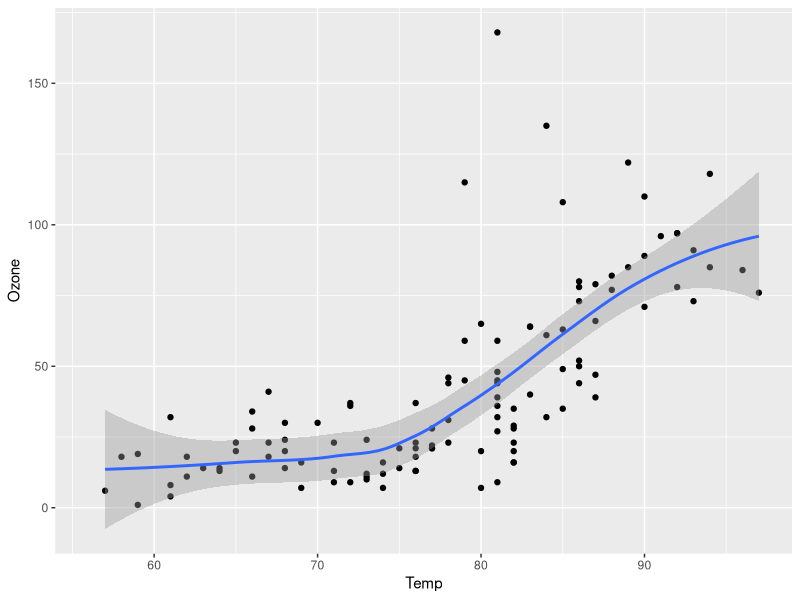

This chart was generated by the following R code:
## ---- chunk 1
3 + 3
## ---- chunk 2
#| label: fig-airquality
#| fig-cap: "Temperature and ozone level."
#| warning: false

library(ggplot2)
ggplot(airquality, aes(Temp, Ozone)) + 
  geom_point() + 
  geom_smooth(method = "loess")
